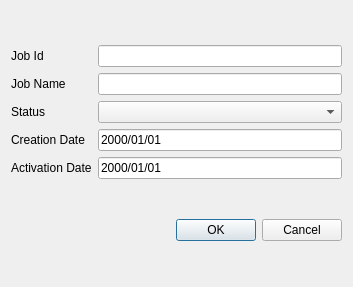
<?xml version="1.0" encoding="UTF-8"?>
<ui version="4.0">
 <class>CreateJob</class>
 <widget class="QDialog" name="CreateJob">
  <property name="geometry">
   <rect>
    <x>0</x>
    <y>0</y>
    <width>353</width>
    <height>287</height>
   </rect>
  </property>
  <property name="windowTitle">
   <string>Dialog</string>
  </property>
  <layout class="QGridLayout" name="gridLayout">
   <item row="0" column="0">
    <layout class="QHBoxLayout" name="horizontalLayout">
     <item>
      <layout class="QVBoxLayout" name="verticalLayout">
       <item>
        <widget class="QLabel" name="label_id">
         <property name="text">
          <string>Job Id</string>
         </property>
        </widget>
       </item>
       <item>
        <widget class="QLabel" name="label_name">
         <property name="text">
          <string>Job Name</string>
         </property>
        </widget>
       </item>
       <item>
        <widget class="QLabel" name="label_status">
         <property name="text">
          <string>Status</string>
         </property>
        </widget>
       </item>
       <item>
        <widget class="QLabel" name="label_cre_date">
         <property name="text">
          <string>Creation Date</string>
         </property>
        </widget>
       </item>
       <item>
        <widget class="QLabel" name="label_act_date">
         <property name="text">
          <string>Activation Date</string>
         </property>
        </widget>
       </item>
      </layout>
     </item>
     <item>
      <layout class="QVBoxLayout" name="verticalLayout_2">
       <item>
        <widget class="QLineEdit" name="lineEdid_id"/>
       </item>
       <item>
        <widget class="QLineEdit" name="lineEdit_name"/>
       </item>
       <item>
        <widget class="QComboBox" name="comboBox_status"/>
       </item>
       <item>
        <widget class="QLineEdit" name="lineEdit_createDate">
         <property name="inputMask">
          <string>0000/00/00</string>
         </property>
         <property name="text">
          <string>2000/01/01</string>
         </property>
        </widget>
       </item>
       <item>
        <widget class="QLineEdit" name="lineEdit_activateDate">
         <property name="inputMask">
          <string>0000/00/00</string>
         </property>
         <property name="text">
          <string>2000/01/01</string>
         </property>
        </widget>
       </item>
      </layout>
     </item>
    </layout>
   </item>
   <item row="1" column="0">
    <widget class="QDialogButtonBox" name="buttonBox">
     <property name="standardButtons">
      <set>QDialogButtonBox::Cancel|QDialogButtonBox::Ok</set>
     </property>
    </widget>
   </item>
  </layout>
 </widget>
 <resources/>
 <connections/>
</ui>
